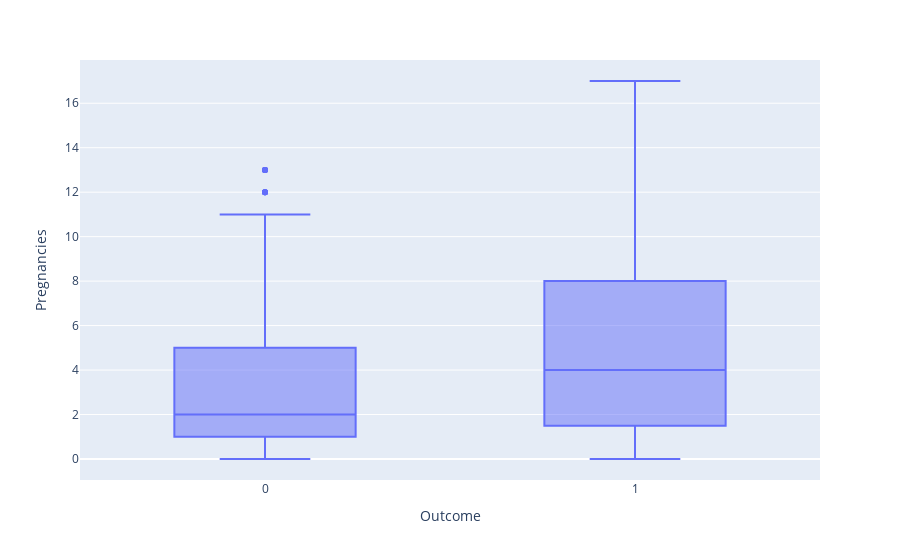

Notebook cell for this chart:
### Markdown cell above
## Boxplot for Pregnancies and the outcome

### Code cell
px.box(data,x="Outcome",y="Pregnancies")

### Figure 1 — Plotly figure (JSON) as saved in the notebook; plotly's stock layout.template omitted (floating-point values rounded to 4 significant figures; data arrays with more than 128 entries replaced by an {"elided": "..."} marker saying what was removed)
{"data": [{"alignmentgroup": "True", "hovertemplate": "Outcome=%{x}<br>Pregnancies=%{y}<extra></extra>", "legendgroup": "", "marker": {"color": "#636efa"}, "name": "", "notched": false, "offsetgroup": "", "orientation": "v", "showlegend": false, "type": "box", "x": {"elided": "768 int values"}, "x0": " ", "xaxis": "x", "y": {"elided": "768 int values"}, "y0": " ", "yaxis": "y"}], "layout": {"boxmode": "group", "legend": {"tracegroupgap": 0}, "margin": {"t": 60}, "xaxis": {"anchor": "y", "domain": [0, 1], "title": {"text": "Outcome"}}, "yaxis": {"anchor": "x", "domain": [0, 1], "title": {"text": "Pregnancies"}}}}
